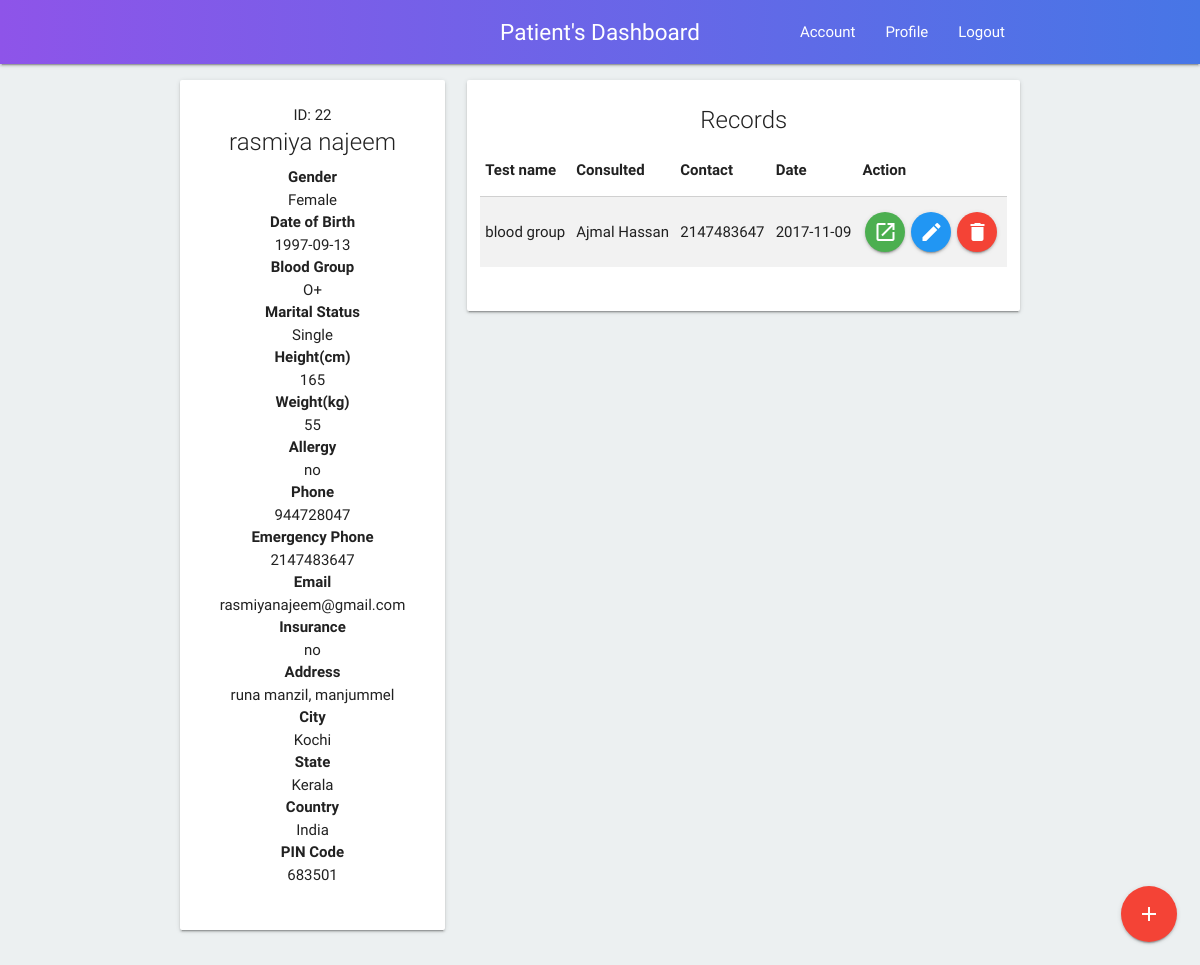
The page /pat_dash.php (signed in) on the database its author committed.
### tables this page shows
CREATE TABLE `patient_record` (
  `r_id` int(255) NOT NULL,
  `p_id` int(255) NOT NULL,
  `first_name` varchar(200) NOT NULL,
  `middle_name` varchar(200) DEFAULT NULL,
  `last_name` varchar(200) NOT NULL,
  `gender` varchar(100) NOT NULL,
  `dob` varchar(100) NOT NULL,
  `blood_group` varchar(100) NOT NULL,
  `height` int(255) NOT NULL,
  `weight` int(255) NOT NULL,
  `allergy` varchar(400) NOT NULL,
  `insurance` varchar(50) NOT NULL,
  `address` varchar(500) NOT NULL,
  `city` varchar(200) NOT NULL,
  `state` varchar(200) NOT NULL,
  `nationality` varchar(200) NOT NULL,
  `pincode` int(20) NOT NULL,
  `marital_status` varchar(200) NOT NULL,
  `phone` int(20) NOT NULL,
  `email` varchar(200) NOT NULL,
  `emergency-contact` int(20) NOT NULL
);

CREATE TABLE `patient_health_record` (
  `r_id` int(255) NOT NULL,
  `p_id` int(255) NOT NULL,
  `testname` varchar(300) NOT NULL,
  `medical_report` varchar(10000) NOT NULL,
  `last_consulted_dr` varchar(1000) NOT NULL,
  `last_consulted_dr_phone` int(255) NOT NULL,
  `consulted_date` date NOT NULL
);

### pat_dash.php (the view, shortened to what this page needs)
<?php
include_once("config.php");
include_once("nav.php");
?>
    <div class="container">
        <div class="row" style="margin-top: 1%;">
            <?php
            $p_id = $_SESSION['id'];
            $res_profile = mysqli_query($mysqli, "SELECT * FROM `patient_record` WHERE `p_id` LIKE '" . $p_id . "'");
            $res_record = mysqli_query($mysqli, "SELECT * FROM `patient_health_record` WHERE `p_id` LIKE '" . $p_id . "'");
            $patient = mysqli_fetch_array($res_profile)
            ?>
            <?php
            if (mysqli_num_rows($res_profile) > 0) {
            ?>
            <div class="col m4">
                <div class="card hoverable" id="login">
                    <div class="card-content">
                        <p class="center">ID: <?php echo $patient['p_id']?></p>
                        <span class="card-title center-align"><?php echo $patient['first_name'] . " " . $patient['middle_name'] . " " . $patient['last_name']; ?></span>
                        <div class="row">
                            <div class="col s12">
                                <p class="center"><b>Gender</b></p>
                                <p class="center"><?php echo $patient['gender']; ?></p>
                            </div>
                            <div class="col s12">
                                <p class="center"><b>Date of Birth</b></p>
                                <p class="center"><?php echo $patient['dob']; ?></p>
                            </div>
                            <div class="col s12">
                                <p class="center"><b>Blood Group</b></p>
                                <p class="center"><?php echo $patient['blood_group']; ?></p>
                            </div>
                            <div class="col s12">
                                <p class="center"><b>Marital Status</b></p>
                                <p class="center"><?php echo $patient['marital_status']; ?></p>
                            </div>
                            <div class="col s12">
                                <p class="center"><b>Height(cm)</b></p>
                                <p class="center"><?php echo $patient['height']; ?></p>
                            </div>
                            <div class="col s12">
                                <p class="center"><b>Weight(kg)</b></p>
                                <p class="center"><?php echo $patient['weight']; ?></p>
                            </div>
                            <div class="col s12">
                                <p class="center"><b>Allergy</b></p>
                                <p class="center"><?php echo $patient['allergy']; ?></p>
                            </div>
                            <div class="col s12">
                                <p class="center"><b>Phone</b></p>
                                <p class="center"><?php echo $patient['phone']; ?></p>
                            </div>
                            <div class="col s12">
                                <p class="center"><b>Emergency Phone</b></p>
                                <p class="center"><?php echo $patient['emergency-contact']; ?></p>
                            </div>
                            <div class="col s12">
                                <p class="center"><b>Email</b></p>
                                <p class="center"><?php echo $patient['email']; ?></p>
                            </div>
                            <div class="col s12">
                                <p class="center"><b>Insurance</b></p>
                                <p class="center"><?php echo $patient['insurance']; ?></p>
                            </div>
                            <div class="col s12">
                                <p class="center"><b>Address</b></p>
                                <p class="center"><?php echo $patient['address']; ?></p>
                            </div>
                            <div class="col s12">
                                <p class="center"><b>City</b></p>
                                <p class="center"><?php echo $patient['city']; ?></p>
                            </div>
                            <div class="col s12">
                                <p class="center"><b>State</b></p>
                                <p class="center"><?php echo $patient['state']; ?></p>
                            </div>
                            <div class="col s12">
                                <p class="center"><b>Country</b></p>
                                <p class="center"><?php echo $patient['nationality']; ?></p>
                            </div>
                            <div class="col s12">
                                <p class="center"><b>PIN Code</b></p>
                                <p class="center"><?php echo $patient['pincode']; ?></p>
                            </div>
                        </div>
                    </div>
                </div>
            </div>
            <?php
            if (mysqli_num_rows($res_record) > 0) {
            ?>
            <div class="col m8">
                <div class="card hoverable" id="login">
                    <div class="card-content">
                        <span class="card-title center-align">Records</span>
                        <div class="row">
                            <table class="striped responsive-table">
                                <thead>
                                <tr>
                                    <th>Test name</th>
                                    <th>Consulted</th>
                                    <th>Contact</th>
                                    <th>Date</th>
                                    <th>Action</th>
                                </tr>
                                </thead>
                                <tbody>
                                <?php
                                $counter = 1;
                                while ($res = mysqli_fetch_array($res_record)) {
                                    echo "<tr>";
                                    echo "<td id=\"testname$counter\">" . $res['testname'] . "</td>";
                                    echo "<td id=\"drname$counter\">" . $res['last_consulted_dr'] . "</td>";
                                    echo "<td id=\"drphone$counter\">" . $res['last_consulted_dr_phone'] . "</td>";
                                    echo "<td id=\"drdate$counter\">" . $res['consulted_date'] . "</td>";
                                    echo "<td><a id=\"report$counter\" style=\"margin-left:3px;margin-right:3px;\" target=\"_blank\" class=\"btn-floating waves-effect waves-light btn green tooltipped\" data-position=\"top\" data-delay=\"50\" data-tooltip=\"view report\" href=\"$res[medical_report]\" ><i class=\"material-icons text-white\">open_in_new</i></a>";
                                    echo "<a style=\"margin-left:3px;margin-right:3px;\" class=\"btn-floating waves-effect waves-light btn blue tooltipped\" data-position=\"top\" data-delay=\"50\" data-tooltip=\"Edit\" href=\"#\" onClick=\"editRecord($counter)\"><i class=\"material-icons text-white\">edit</i></a>";
                                    echo "<a style=\"margin-left:3px;margin-right:3px;\" class=\"btn-floating waves-effect waves-light btn red tooltipped\" data-position=\"top\" data-delay=\"50\" data-tooltip=\"Delete\" href=\"delete.php?id=$res[r_id]\" onClick=\"return confirm('Are you sure you want to delete?')\"><i class=\"material-icons text-white\">delete</i></a>";
                                    echo "<input id=\"r_id$counter\" value=\"$res[r_id]\" hidden></td>";
                                    echo "</tr>";
                                    $counter++;
                                }
                                }
                                else {
                                    echo "<h5 class='center'>You haven't added any records</h5>";
                                }
                                ?>
                                </tbody>
                            </table>
                        </div>
                    </div>
                </div>
            </div>
        </div>
        <?php
        }
        else {
            ?>
            <div class="row">
                <h5 class="center">Sorry! patient not found.</h5>
            </div>
            <?php
        }
        ?>
    </div>
    <div class="fixed-action-btn" onclick="$('#add_record').modal('open');">
        <a class="btn-floating btn-large red">
            <i class="large material-icons">add</i>
        </a>
    </div>
<?php
include_once("footer.php");
?>

### css/style.css (style rules this page uses)
body { background-color: #ecf0f1; scrollbar-face-color: #000000; scrollbar-track-color: #F5F5F5; }

### rows shown on the page
patient_record: p "22", first_name "rasmiya", last_name "najeem", gender "Female", dob "1997-09-13", blood_group "O+", marital_status "Single", height "165", weight "55", allergy "no", phone "944728047", value "2147483647", email "rasmiyanajeem@gmail.com", insurance "no", address "runa manzil, manjummel", city "Kochi", state "Kerala", nationality "India", pincode "683501"
patient_health_record: testname "blood group", last_consulted_dr "Ajmal Hassan", last_consulted_dr_phone "2147483647", consulted_date "2017-11-09"

### other values the page prints
$_SESSION['desig'] "Patient"
